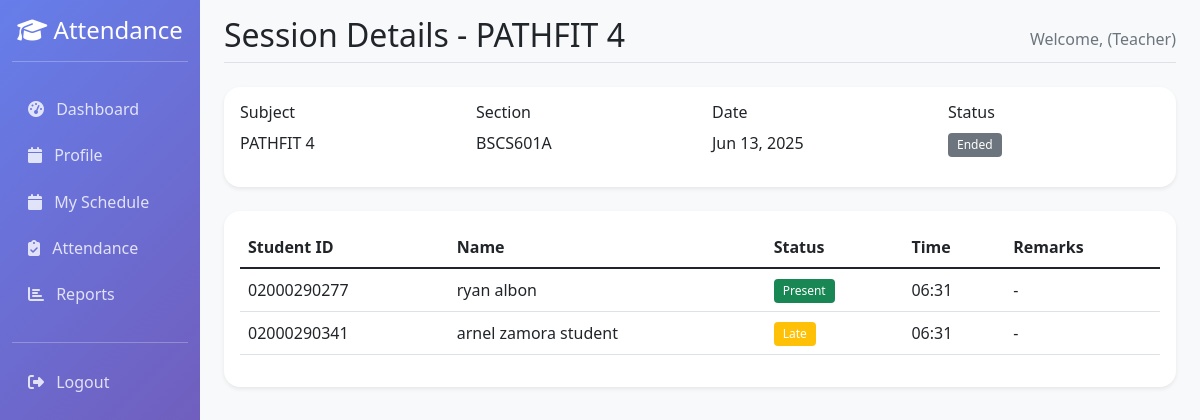
The page /teacher/attendance/session/5b0111a4-07b9-41dd-90b6-9b0f6f3d4152/details/ (signed in) on the database its author committed.
### webapp/models.py (models this page shows, shortened)
class AttendanceSession(models.Model):
    STATUS_CHOICES = [
        ('ongoing', 'Ongoing'),
        ('ended', 'Ended'),
        ('cancelled', 'Cancelled')
    ]
    id = models.CharField(max_length=32, primary_key=True)  # This should match what you're using
    schedule = models.ForeignKey('Schedule', on_delete=models.CASCADE)
    date = models.DateField(default=timezone.now)
    status = models.CharField(max_length=20, choices=STATUS_CHOICES, default='ongoing')
    started_at = models.DateTimeField(auto_now_add=True)
    ended_at = models.DateTimeField(null=True, blank=True)
    remarks = models.TextField(blank=True, null=True)

class Schedule(models.Model):
    DAYS_OF_WEEK = (
        ('monday', 'Monday'),
        ('tuesday', 'Tuesday'),
        ('wednesday', 'Wednesday'),
        ('thursday', 'Thursday'),
        ('friday', 'Friday'),
        ('saturday', 'Saturday'),
        ('sunday', 'Sunday'),
    )
    id = models.UUIDField(primary_key=True, default=uuid.uuid4, editable=False)
    teacher = models.ForeignKey(Teacher, on_delete=models.CASCADE)
    subject = models.ForeignKey(Subject, on_delete=models.CASCADE)
    section = models.ForeignKey(Section, on_delete=models.CASCADE)
    day_of_week = models.CharField(max_length=10, choices=DAYS_OF_WEEK)
    start_time = models.TimeField()
    end_time = models.TimeField()
    room = models.CharField(max_length=50, blank=True)
    is_active = models.BooleanField(default=True)
    class Meta:
        unique_together = ['teacher', 'subject', 'section', 'day_of_week', 'start_time']
        ordering = ['day_of_week', 'start_time']

class Subject(models.Model):
    id = models.UUIDField(primary_key=True, default=uuid.uuid4, editable=False)
    name = models.CharField(max_length=100)
    code = models.CharField(max_length=20, unique=True)
    description = models.TextField(blank=True)
    created_at = models.DateTimeField(auto_now_add=True)

class Section(models.Model):
    id = models.UUIDField(primary_key=True, default=uuid.uuid4, editable=False)
    name = models.CharField(max_length=50)
    year_level = models.CharField(max_length=20)
    created_at = models.DateTimeField(auto_now_add=True)

class Attendance(models.Model):
    STATUS_CHOICES = [
        ('present', 'Present'),
        ('absent', 'Absent'),
        ('late', 'Late'),
        ('excused', 'Excused')
    ]
    id = models.CharField(max_length=32, primary_key=True, default=uuid.uuid4)
    session = models.ForeignKey(AttendanceSession, on_delete=models.CASCADE)
    student = models.ForeignKey(Student, on_delete=models.CASCADE)
    status = models.CharField(max_length=20, choices=STATUS_CHOICES, default='absent')
    marked_at = models.DateTimeField(auto_now=True)
    marked_by = models.ForeignKey(settings.AUTH_USER_MODEL, on_delete=models.SET_NULL, null=True)
    remarks = models.TextField(blank=True, null=True)
    class Meta:
        unique_together = ['session', 'student']

class Student(models.Model):
    id = models.UUIDField(primary_key=True, default=uuid.uuid4, editable=False)
    user = models.OneToOneField(CustomUser, on_delete=models.CASCADE)
    student_id = models.CharField(max_length=20, unique=True)
    first_name = models.CharField(max_length=50)
    last_name = models.CharField(max_length=50)
    section = models.ForeignKey(Section, on_delete=models.CASCADE)
    phone = models.CharField(max_length=15, blank=True)
    guardian_name = models.CharField(max_length=100, blank=True)
    guardian_phone = models.CharField(max_length=15, blank=True)
    @property
    def full_name(self):
        return f"{self.first_name} {self.last_name}"

### webapp/teacher_views.py (the view)
# urls.py: path('attendance/session/<str:session_id>/details/', teacher_views.session_details, name='session_details'),
@login_required
def session_details(request, session_id):
    if request.user.user_type != 'teacher':
        return redirect('login')
    teacher = get_object_or_404(Teacher, user=request.user)
    session = get_object_or_404(
        AttendanceSession,
        id=session_id,
        schedule__teacher=teacher
    )
    attendances = Attendance.objects.filter(
        session=session
    ).select_related(
        'student'
    ).order_by(
        'student__last_name',
        'student__first_name'
    )
    stats = calculate_attendance_stats(session)
    session.status_color = {
        'ongoing': 'success',
        'ended': 'secondary',
        'cancelled': 'danger'
    }.get(session.status, 'secondary')
    for attendance in attendances:
        attendance.status_color = {
            'present': 'success',
            'absent': 'danger',
            'late': 'warning',
            'excused': 'info'
        }.get(attendance.status, 'secondary')
    context = {
        'session': session,
        'attendances': attendances,
        'stats': stats
    }
    return render(request, 'webapp/teacher/session_details.html', context)

### webapp/teacher_views.py (called while the page is built)
def calculate_attendance_stats(session):
    total_students = Student.objects.filter(section=session.schedule.section).distinct().count()
    stats = {
        'present_count': Attendance.objects.filter(
            session=session,
            status='present'
        ).distinct().count(),
        'absent_count': Attendance.objects.filter(
            session=session,
            status='absent'
        ).distinct().count(),
        'late_count': Attendance.objects.filter(
            session=session,
            status='late'
        ).distinct().count(),
        'excused_count': Attendance.objects.filter(
            session=session,
            status='excused'
        ).distinct().count(),
    }
    stats['attendance_percentage'] = round(
        ((stats['present_count'] + stats['late_count']) / total_students * 100)
        if total_students > 0 else 0
    )
    return stats

### webapp/templates/webapp/teacher/session_details.html (shortened to what this page needs)
{% extends 'webapp/base.html' %}
{% block page_title %}Session Details - {{ session.schedule.subject.name }}{% endblock %}
{% block content %}
<div class="row">
    <div class="col-12">
        <div class="card mb-4">
            <div class="card-body">
                <div class="row">
                    <div class="col-md-3">
                        <h6>Subject</h6>
                        <p>{{ session.schedule.subject.name }}</p>
                    </div>
                    <div class="col-md-3">
                        <h6>Section</h6>
                        <p>{{ session.schedule.section.name }}</p>
                    </div>
                    <div class="col-md-3">
                        <h6>Date</h6>
                        <p>{{ session.date|date:"M d, Y" }}</p>
                    </div>
                    <div class="col-md-3">
                        <h6>Status</h6>
                        <span class="badge bg-{{ session.status_color }}">
                            {{ session.get_status_display }}
                        </span>
                    </div>
                </div>
            </div>
        </div>
        <div class="card">
            <div class="card-body">
                <div class="table-responsive">
                    <table class="table" id="attendance-table">
                        <thead>
                            <tr>
                                <th>Student ID</th>
                                <th>Name</th>
                                <th>Status</th>
                                <th>Time</th>
                                <th>Remarks</th>
                            </tr>
                        </thead>
                        <tbody>
                            {% for attendance in attendances %}
                            <tr>
                                <td>{{ attendance.student.student_id }}</td>
                                <td>{{ attendance.student.full_name }}</td>
                                <td>
                                    <span class="badge bg-{{ attendance.status_color }}">
                                        {{ attendance.get_status_display }}
                                    </span>
                                </td>
                                <td>{{ attendance.marked_at|time:"H:i" }}</td>
                                <td>{{ attendance.remarks|default:"-" }}</td>
                            </tr>
                            {% endfor %}
                        </tbody>
                    </table>
                </div>
            </div>
        </div>
    </div>
</div>
{% endblock %}

### webapp/templates/webapp/base.html (style rules this page uses)
.card { border: none; border-radius: 1rem; box-shadow: 0 0.125rem 0.25rem rgba(0, 0, 0, 0.075); transition: all 0.3s ease; }
.table td { vertical-align: middle; }
.badge { padding: 0.5em 0.75em; font-weight: 500; }

### rows shown on the page
AttendanceSession: schedule.subject.name "PATHFIT 4", schedule.section.name "BSCS601A", date "Jun 13, 2025", status "Ended"
Attendance: student.student_id "02000290277", student.full_name "ryan albon", status "Present", marked_at "06:31", remarks "-"
Attendance: student.student_id "02000290341", student.full_name "arnel zamora student", status "Late", marked_at "06:31", remarks "-"
